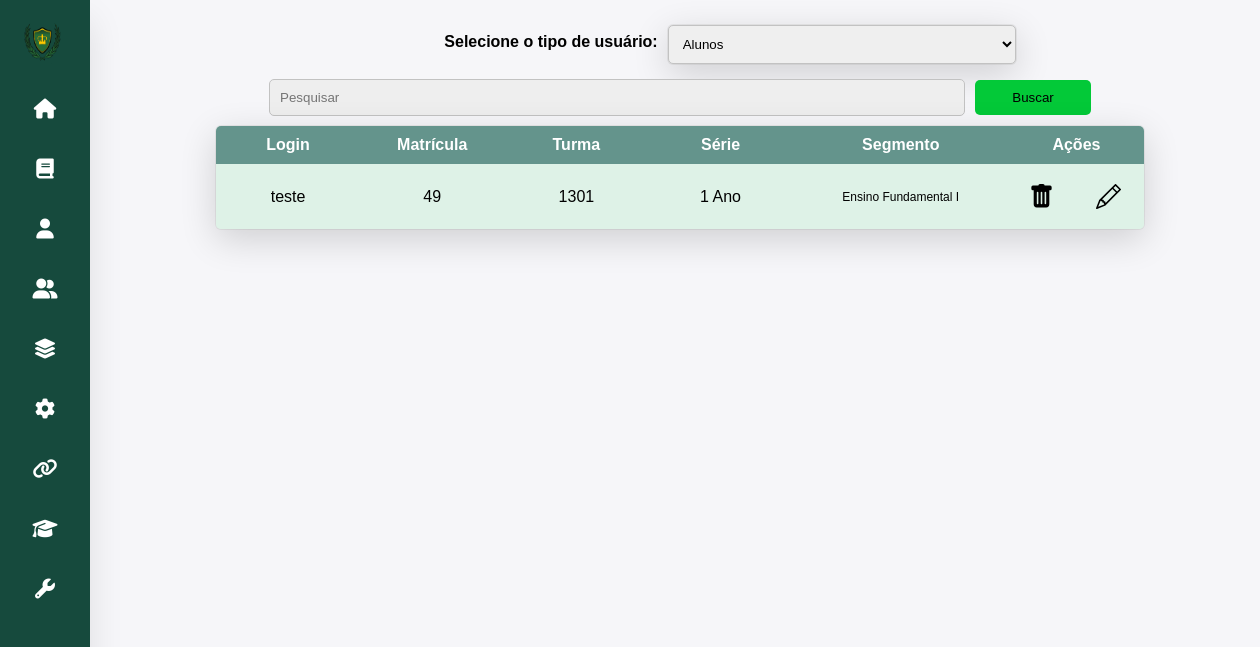
The app's page /admin/gerenciarusuarios/aluno.php (signed in) with its own data.
### tables this page shows
CREATE TABLE `alunos` (
  `nome` char(85) NOT NULL,
  `login` varchar(12) NOT NULL,
  `senha` varchar(60) NOT NULL,
  `matricula` int(8) NOT NULL,
  `turma` char(20) NOT NULL,
  `serie` char(20) NOT NULL,
  `segmento` char(35) NOT NULL,
  `status` char(12) NOT NULL
);

CREATE TABLE `series` (
  `id` int(12) NOT NULL,
  `serie` int(10) NOT NULL,
  `segmento` char(35) NOT NULL
);

### admin/gerenciarusuarios/aluno.php (the view, shortened to what this page needs)
<!DOCTYPE html>
<html lang="pt-BR">
<head>
    <link rel="stylesheet" href="gerenciarusuarios2.css">
</head>
<body>
    <?php
        require "../functions/navbar.php";
    ?>
    <div class="box" id="box">
    <form action="professores.php" method="post" id="form">
        <h4>Selecione o tipo de usuário:</h4>
        <select name="changepage" id="changepage">
            <option value="aluno">Alunos</option>
        </select>
    </form>
    <div class="searchbox">
        <input type="search" placeholder="Pesquisar" id="inputs" required="true">
        <button type="button" id="buscar">Buscar</button>
    </div>
    <table class="scrollable-table">
    <tr><th class="title">Login</th><th class="title">Matrícula</th><th class="title">Turma</th><th class="title">Série</th><th class="title">Segmento</th><th class="title" colspan="2">Ações</th>
    </tr>
    <?php
        require '../../connect/connect.php';
        if(isset($_GET['busca']) && !empty($_GET['busca'])){
            $busca = $_GET['busca'];
            $sql_busca = "SELECT * FROM alunos WHERE login LIKE '%$busca%' OR matricula LIKE '%$busca%' OR turma LIKE '%$busca%' OR segmento LIKE '%$busca%' OR serie IN (SELECT id FROM series WHERE serie LIKE '%$busca%');";
            $result_busca = mysqli_query($conn, $sql_busca);
            if(mysqli_num_rows($result_busca) > 0){
                while($row_busca = mysqli_fetch_assoc($result_busca)){
                    $serieid = $row_busca['serie'];
                    $sql_serie = "SELECT * FROM series WHERE id = '$serieid';";
                    $result_serie = mysqli_query($conn, $sql_serie);
                    $row_serie = mysqli_fetch_assoc($result_serie);
                    echo "<tr>";
                    echo "<td class='info'>";
                    echo $row_busca['login'];
                    echo "</td>";
                    echo "<td class='info'>";
                    echo $row_busca['matricula'];
                    echo "</td>";
                    echo "<td class='info'>";
                    echo $row_busca['turma'];
                    echo "</td>";
                    echo "<td class='info'>";
                    echo $row_serie['serie'] . " Ano";
                    echo "</td>";
                    echo "<td class='info' id='segmentotd'>";
                    echo $row_busca['segmento'];
                    echo "</td>";
                    echo '<td><a href="aluno.php?delete='. $row_busca["matricula"] .'" id="deletar"><svg xmlns="http://www.w3.org/2000/svg" width="25" height="25" fill="currentColor" class="bi bi-trash-fill" viewBox="0 0 16 16">
                        <path d="M2.5 1a1 1 0 0 0-1 1v1a1 1 0 0 0 1 1H3v9a2 2 0 0 0 2 2h6a2 2 0 0 0 2-2V4h.5a1 1 0 0 0 1-1V2a1 1 0 0 0-1-1H10a1 1 0 0 0-1-1H7a1 1 0 0 0-1 1H2.5zm3 4a.5.5 0 0 1 .5.5v7a.5.5 0 0 1-1 0v-7a.5.5 0 0 1 .5-.5zM8 5a.5.5 0 0 1 .5.5v7a.5.5 0 0 1-1 0v-7A.5.5 0 0 1 8 5zm3 .5v7a.5.5 0 0 1-1 0v-7a.5.5 0 0 1 1 0z"/>
                    </svg></a></td>';
                    echo '<td><a href="editaraluno.php?edit=' . $row_busca['matricula'] . '"><svg xmlns="http://www.w3.org/2000/svg" width="25" height="25" fill="currentColor" class="bi bi-pencil" viewBox="0 0 16 16">
                    <path d="M12.146.146a.5.5 0 0 1 .708 0l3 3a.5.5 0 0 1 0 .708l-10 10a.5.5 0 0 1-.168.11l-5 2a.5.5 0 0 1-.65-.65l2-5a.5.5 0 0 1 .11-.168l10-10zM11.207 2.5 13.5 4.793 14.793 3.5 12.5 1.207 11.207 2.5zm1.586 3L10.5 3.207 4 9.707V10h.5a.5.5 0 0 1 .5.5v.5h.5a.5.5 0 0 1 .5.5v.5h.293l6.5-6.5zm-9.761 5.175-.106.106-1.528 3.821 3.821-1.528.106-.106A.5.5 0 0 1 5 12.5V12h-.5a.5.5 0 0 1-.5-.5V11h-.5a.5.5 0 0 1-.468-.325z"/></a></td>';
                    echo "</tr>";
                }
            }
            else{
                header('Location: aluno.php?error=Nenhum usuário encontrado.');
                exit();
            }
        }
        else{
            $sql = "SELECT * FROM alunos ORDER BY login ASC;";
            $result = mysqli_query($conn, $sql);
            while($row = mysqli_fetch_assoc($result)){
                $serieid = $row['serie'];
                $sql_serie = "SELECT * FROM series WHERE id = '$serieid';";
                $result_serie = mysqli_query($conn, $sql_serie);
                $row_serie = mysqli_fetch_assoc($result_serie);
                echo "<tr>";
                echo "<td class='info'>";
                echo $row['login'];
                echo "</td>";
                echo "<td class='info'>";
                echo $row['matricula'];
                echo "</td>";
                echo "<td class='info'>";
                echo $row['turma'];
                echo "</td>";
                echo "<td class='info'>";
                echo $row_serie['serie'] . " Ano";
                echo "</td>";
                echo "<td class='info' id='segmentotd'>";
                echo $row['segmento'];
                echo "</td>";
                echo '<td><a href="aluno.php?delete='. $row["matricula"] .'&popup=true" id="deletar"><svg xmlns="http://www.w3.org/2000/svg" width="25" height="25" fill="currentColor" class="bi bi-trash-fill" viewBox="0 0 16 16">
                    <path d="M2.5 1a1 1 0 0 0-1 1v1a1 1 0 0 0 1 1H3v9a2 2 0 0 0 2 2h6a2 2 0 0 0 2-2V4h.5a1 1 0 0 0 1-1V2a1 1 0 0 0-1-1H10a1 1 0 0 0-1-1H7a1 1 0 0 0-1 1H2.5zm3 4a.5.5 0 0 1 .5.5v7a.5.5 0 0 1-1 0v-7a.5.5 0 0 1 .5-.5zM8 5a.5.5 0 0 1 .5.5v7a.5.5 0 0 1-1 0v-7A.5.5 0 0 1 8 5zm3 .5v7a.5.5 0 0 1-1 0v-7a.5.5 0 0 1 1 0z"/>
                </svg></a></td>';
                echo '<td><a href="editaraluno.php?edit=' . $row['matricula'] . '"><svg xmlns="http://www.w3.org/2000/svg" width="25" height="25" fill="currentColor" class="bi bi-pencil" viewBox="0 0 16 16">
                <path d="M12.146.146a.5.5 0 0 1 .708 0l3 3a.5.5 0 0 1 0 .708l-10 10a.5.5 0 0 1-.168.11l-5 2a.5.5 0 0 1-.65-.65l2-5a.5.5 0 0 1 .11-.168l10-10zM11.207 2.5 13.5 4.793 14.793 3.5 12.5 1.207 11.207 2.5zm1.586 3L10.5 3.207 4 9.707V10h.5a.5.5 0 0 1 .5.5v.5h.5a.5.5 0 0 1 .5.5v.5h.293l6.5-6.5zm-9.761 5.175-.106.106-1.528 3.821 3.821-1.528.106-.106A.5.5 0 0 1 5 12.5V12h-.5a.5.5 0 0 1-.5-.5V11h-.5a.5.5 0 0 1-.468-.325z"/></a></td>';
                echo "</tr>";
            }
        }
        echo "</table>";
    ?>
    </div>
</body>
</html>

### admin/gerenciarusuarios/gerenciarusuarios2.css (style rules this page uses)
* { padding: 0; margin: 0; box-sizing: border-box; font-family: sans-serif; text-decoration: none; }
body { background: #f6f6f9; }
.box { margin-left: 100px; }
table { background-color: #def2e7; margin-top: 10px; margin-bottom: 10px; min-width: 80%; border-radius: 5px; box-shadow: rgba(0, 0, 0, 0.16) 0px 10px 36px 0px, rgba(0, 0, 0, 0.06) 0px 0px 0px 1px; border-collapse: collapse; border-spacing: 0; }
.scrollable-table { display: grid; max-height: 500px; overflow: auto; overflow-x: hidden; }
.scrollable-table a { text-decoration: none; color: black; font-weight: bold; padding: 10px; border-radius: 5px; display: flex; }
table td { background-color: #def2e7; border: 0; padding: 10px; width: 0.5%; text-align: center; }
.box { display: flex; align-items: center; justify-content: center; flex-direction: column; }
#form { margin-left: 100px; display: flex; align-items: center; justify-content: center; width: 100%; }
#form select { padding: 10px; border: 1px solid #c2c2c2; width: 30%; border-radius: 5px; box-shadow: rgba(0, 0, 0, 0.16) 0px 10px 36px 0px, rgba(0, 0, 0, 0.06) 0px 0px 0px 1px; margin-top: 5px; }
.title { text-align: center; font-weight: bold; padding: 10px; }
h4 { margin-right: 10px; }
.searchbox { width: 100%; display: flex; align-items: center; justify-content: center; margin-top: 15px; }
.searchbox input { width: 60%; background-color: #eee; padding: 10px; border: 1px solid #c2c2c2; border-radius: 5px; }
.searchbox button { width: 10%; background-color: #03c938; padding: 10px; border-radius: 5px; border: 0; margin-left: 10px; }
.info { width: 10%; }
#segmentotd { font-size: 12px; width: 15%; }
.title { background-color: #64948c; color: white; padding: 10px; }

### records on screen
alunos: login "teste", matricula "49", turma "1301", series.serie "1", segmento "Ensino Fundamental I"
